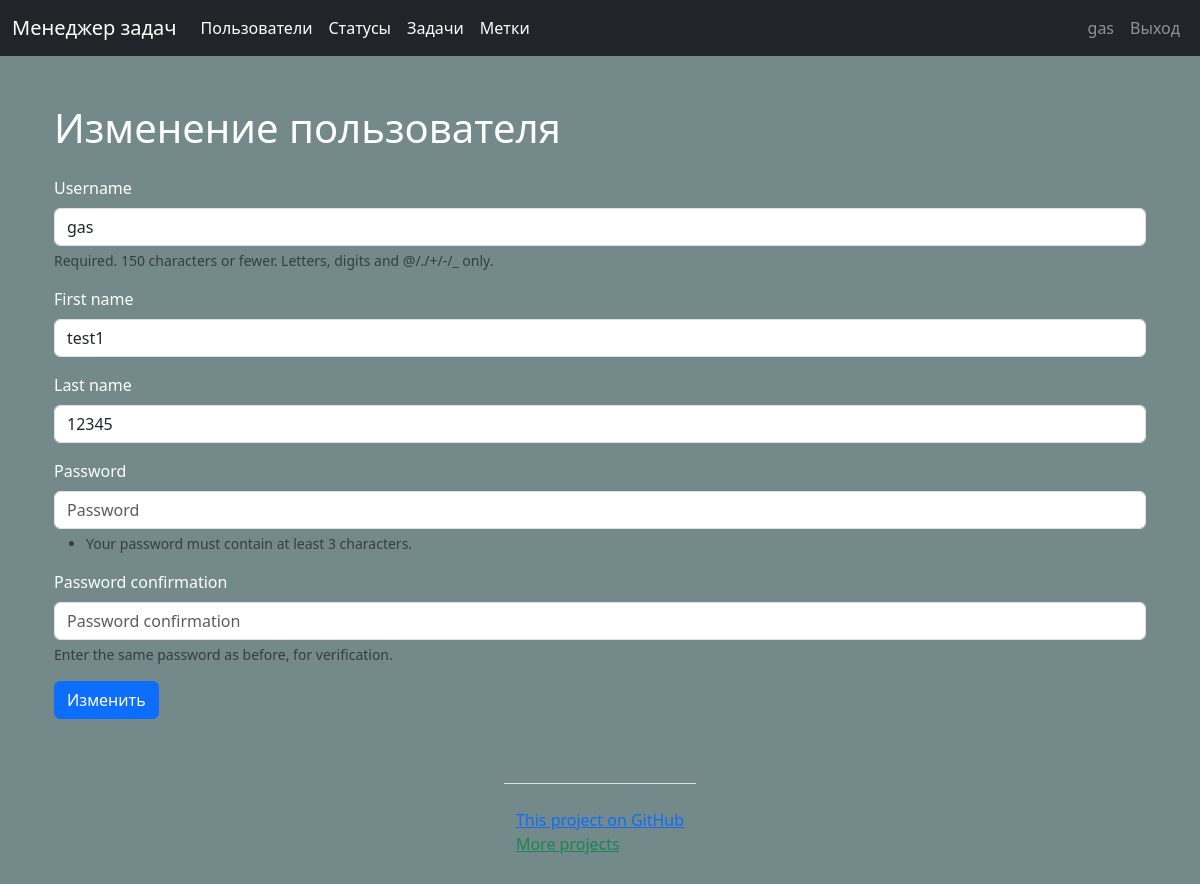
/users/2/update/ (signed in), run on an earlier commit of the app's database.
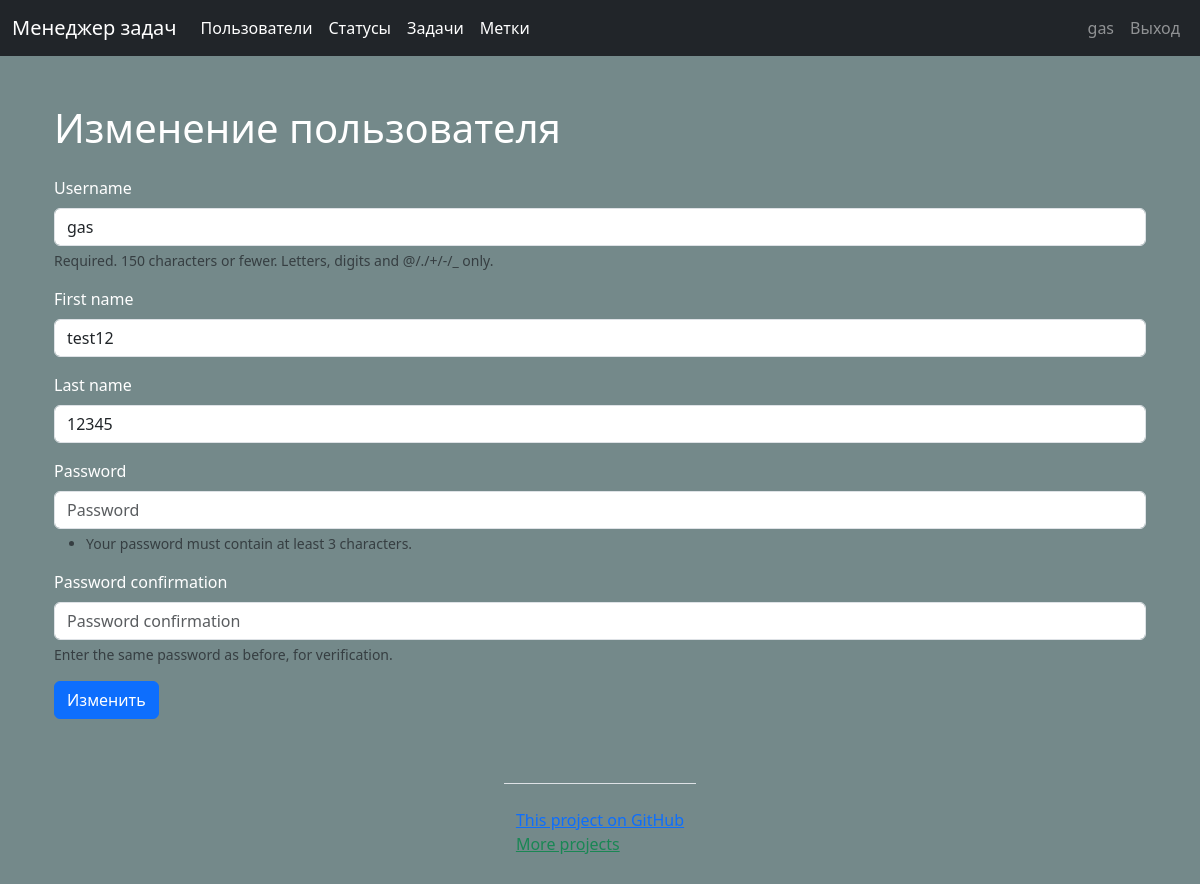
And on a later commit of the database.
### users/models.py (models this page shows, shortened)
class Users(AbstractUser):
    class Meta:
        ordering = ['-date_joined']

### users/views.py (the view)
# urls.py: path('<int:pk>/update/', UpdateUserView.as_view(), name='update_user'),
class UpdateUserView(LoginAuthMixin, UserMixin, UpdateView):
    model = get_user_model()
    form_class = RegisterUserForm
    template_name_suffix = '_update_form'
    success_url = reverse_lazy('users')
    success_message = _('User successfully changed')
    extra_context = {'title': _('Update user'),
                     'btn_name': _('Update'), }

### users/forms.py
class RegisterUserForm(UserCreationForm):
    class Meta:
        model = get_user_model()
        fields = ['username', 'first_name', 'last_name']  # fields = '__all__'
        ordering = ['-date_joined']

### task_manager/mixins.py (called while the page is built)
    def dispatch(self, request, *args, **kwargs):
        if not request.user.is_authenticated:
            messages.error(self.request, _('You are not authorized! Please sign in.'))
            return redirect('user_login')
        return super().dispatch(request, *args, **kwargs)

### users/mixins.py (called while the page is built)
    def test_func(self):
        return self.get_object() == self.request.user

### task_manager/templates/users/users_update_form.html (shortened to what this page needs)
{% extends 'base.html' %}
{% load bootstrap4 %}
{% load i18n %}
{% block content %}
<div class="container wrapper flex-grow-1">
    <h1 class="my-4">{{ title }}</h1>
    <form action="" method="post">
        {% bootstrap_form form %}
        <div class="form-group">
            <input class="btn btn-primary" type="submit" value="{{ btn_name }}">
        </div>
    </form>
</div>
{% endblock %}

### task_manager/templates/base.html (shortened to what this page needs)
<!doctype html>
{% load i18n %}
{% load static %}
{% load bootstrap4 %}
{% bootstrap_css %}
<html lang="en">
<head>
    <link href="https://cdn.jsdelivr.net/npm/bootstrap@5.3.0-alpha1/dist/css/bootstrap.min.css"
          rel="stylesheet"
>
</head>
<body class="d-flex flex-column min-vh-100 ">
<nav class="navbar navbar-expand-md navbar-dark bg-dark fixed-top">
    <div class="container-fluid">
        <a class="navbar-brand" href="{% url 'home' %}">{% translate 'Task manager' %}</a>
        <div class="collapse navbar-collapse" id="navbarsExampleDefault">
            <ul class="navbar-nav mr-auto">
                <li class="nav-item active">
                    <a class="nav-link" href="{% url 'users' %}">{% translate 'Users' %}
                        <span class="sr-only">(current)</span></a></li>
                {% if request.user.is_authenticated %}
                <li class="nav-item active">
                    <a class="nav-link" href="{% url 'statuses' %}">{% translate 'Statuses' %}
                        <span class="sr-only">(current)</span></a></li>
                <li class="nav-item active">
                    <a class="nav-link" href="{% url 'tasks' %}">{% translate 'Tasks' %}
                        <span class="sr-only">(current)</span></a></li>
                <li class="nav-item active">
                    <a class="nav-link" href="{% url 'labels' %}">{% translate 'Labels' %}
                        <span class="sr-only">(current)</span></a></li>
                {% endif %}
            </ul>
            <ul class="navbar-nav">
                {% if request.user.is_authenticated %}
                <li class="nav-item nav-link "> {{user.username}}</li>
                <li class="nav-item"><a class="nav-link" href="{% url 'user_logout' %}">
                    {% translate "Logout" %}</a></li>
                {% else %}
                <li class="nav-item"><a class="nav-link" href="{% url 'user_login' %}">
                    {% translate "Login" %}</a></li>
                <li class="nav-item"><a class="nav-link" href="{% url 'register' %}">
                    {% trans 'Registration' %}</a></li>
                {% endif %}
            </ul>
        </div>
    </div>
</nav>
<main role="main" class="container">
    {% block content %}
    {% endblock %}
</main>
<footer class=" mx-auto">
    <div class="container my-5 pt-4 border-top">
        <a class=".text-primary"
           target="_blank" href="https://github.com/Gas159/python-project-52">
            {% trans 'This project on GitHub' %}
        </a>
        <br>
        <a class="link-success .justify-content-center"
           target="_blank" href="https://github.com/Gas159">
            {% trans 'More projects' %}
        </a>
    </div>
</footer>
</body>
</html>

What changed in the data, as far as the page shows it:
changed Users "gas": first_name "test1" → "test12"
